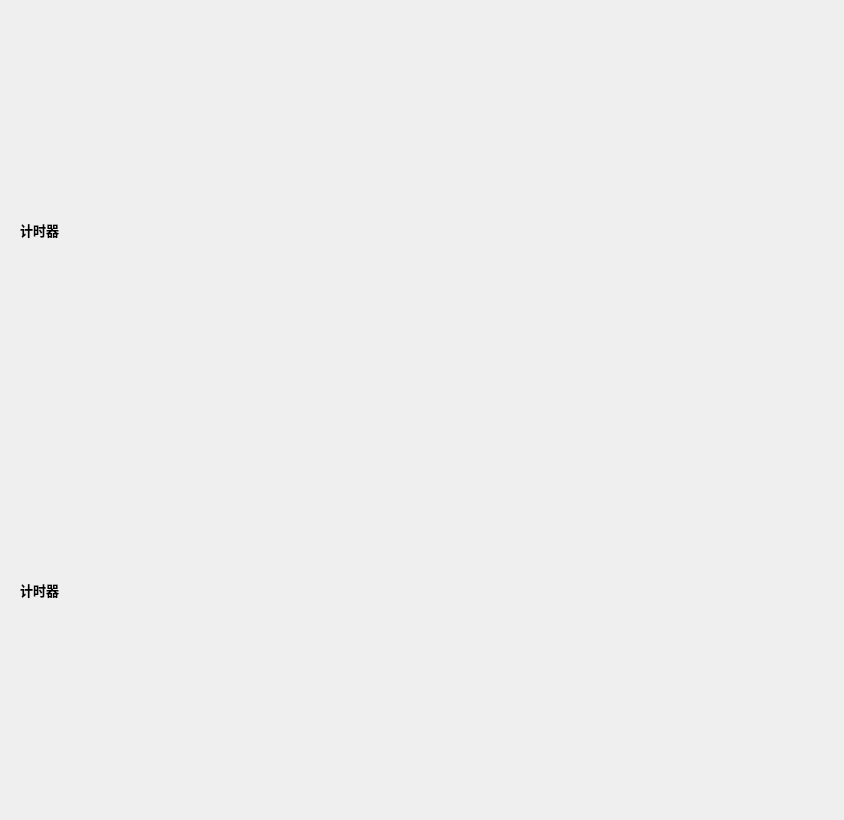
<?xml version="1.0" encoding="UTF-8"?>
<ui version="4.0">
 <class>ChineseChessUI</class>
 <widget class="QWidget" name="ChineseChessUI">
  <property name="geometry">
   <rect>
    <x>0</x>
    <y>0</y>
    <width>844</width>
    <height>820</height>
   </rect>
  </property>
  <property name="minimumSize">
   <size>
    <width>816</width>
    <height>802</height>
   </size>
  </property>
  <property name="windowTitle">
   <string>Form</string>
  </property>
  <property name="autoFillBackground">
   <bool>true</bool>
  </property>
  <property name="styleSheet">
   <string notr="true"/>
  </property>
  <widget class="QWidget" name="CheckerBoard" native="true">
   <property name="geometry">
    <rect>
     <x>9</x>
     <y>9</y>
     <width>822</width>
     <height>802</height>
    </rect>
   </property>
   <property name="styleSheet">
    <string notr="true">border-image: url(:/img/chineseChess/background.png);</string>
   </property>
   <widget class="QLabel" name="label_Jiang">
    <property name="geometry">
     <rect>
      <x>370</x>
      <y>730</y>
      <width>80</width>
      <height>60</height>
     </rect>
    </property>
    <property name="minimumSize">
     <size>
      <width>80</width>
      <height>60</height>
     </size>
    </property>
    <property name="maximumSize">
     <size>
      <width>80</width>
      <height>60</height>
     </size>
    </property>
    <property name="styleSheet">
     <string notr="true">border-image: url(:/img/chineseChess/bjiang.png);</string>
    </property>
    <property name="indent">
     <number>1</number>
    </property>
   </widget>
   <widget class="QLabel" name="label_ShiB2">
    <property name="geometry">
     <rect>
      <x>450</x>
      <y>730</y>
      <width>80</width>
      <height>60</height>
     </rect>
    </property>
    <property name="minimumSize">
     <size>
      <width>80</width>
      <height>60</height>
     </size>
    </property>
    <property name="maximumSize">
     <size>
      <width>80</width>
      <height>60</height>
     </size>
    </property>
    <property name="styleSheet">
     <string notr="true">border-image: url(:/img/chineseChess/bshi.png);</string>
    </property>
    <property name="indent">
     <number>1</number>
    </property>
   </widget>
   <widget class="QLabel" name="label_ZuB3">
    <property name="geometry">
     <rect>
      <x>370</x>
      <y>490</y>
      <width>80</width>
      <height>60</height>
     </rect>
    </property>
    <property name="minimumSize">
     <size>
      <width>80</width>
      <height>60</height>
     </size>
    </property>
    <property name="maximumSize">
     <size>
      <width>80</width>
      <height>60</height>
     </size>
    </property>
    <property name="styleSheet">
     <string notr="true">border-image: url(:/img/chineseChess/bzu.png);</string>
    </property>
    <property name="indent">
     <number>1</number>
    </property>
   </widget>
   <widget class="QLabel" name="label_XiangB2">
    <property name="geometry">
     <rect>
      <x>530</x>
      <y>730</y>
      <width>80</width>
      <height>60</height>
     </rect>
    </property>
    <property name="minimumSize">
     <size>
      <width>80</width>
      <height>60</height>
     </size>
    </property>
    <property name="maximumSize">
     <size>
      <width>80</width>
      <height>60</height>
     </size>
    </property>
    <property name="styleSheet">
     <string notr="true">border-image: url(:/img/chineseChess/bxiang.png);</string>
    </property>
    <property name="indent">
     <number>1</number>
    </property>
   </widget>
   <widget class="QLabel" name="label_ZuB2">
    <property name="geometry">
     <rect>
      <x>210</x>
      <y>490</y>
      <width>80</width>
      <height>60</height>
     </rect>
    </property>
    <property name="minimumSize">
     <size>
      <width>80</width>
      <height>60</height>
     </size>
    </property>
    <property name="maximumSize">
     <size>
      <width>80</width>
      <height>60</height>
     </size>
    </property>
    <property name="styleSheet">
     <string notr="true">border-image: url(:/img/chineseChess/bzu.png);</string>
    </property>
    <property name="indent">
     <number>1</number>
    </property>
   </widget>
   <widget class="QLabel" name="label_ZuB1">
    <property name="geometry">
     <rect>
      <x>50</x>
      <y>490</y>
      <width>80</width>
      <height>60</height>
     </rect>
    </property>
    <property name="minimumSize">
     <size>
      <width>80</width>
      <height>60</height>
     </size>
    </property>
    <property name="maximumSize">
     <size>
      <width>80</width>
      <height>60</height>
     </size>
    </property>
    <property name="styleSheet">
     <string notr="true">border-image: url(:/img/chineseChess/bzu.png);</string>
    </property>
    <property name="indent">
     <number>1</number>
    </property>
   </widget>
   <widget class="QLabel" name="label_CheB1">
    <property name="geometry">
     <rect>
      <x>50</x>
      <y>730</y>
      <width>80</width>
      <height>60</height>
     </rect>
    </property>
    <property name="minimumSize">
     <size>
      <width>80</width>
      <height>60</height>
     </size>
    </property>
    <property name="maximumSize">
     <size>
      <width>80</width>
      <height>60</height>
     </size>
    </property>
    <property name="styleSheet">
     <string notr="true">border-image: url(:/img/chineseChess/bche.png);</string>
    </property>
    <property name="indent">
     <number>1</number>
    </property>
   </widget>
   <widget class="QLabel" name="label_MaB1">
    <property name="geometry">
     <rect>
      <x>130</x>
      <y>730</y>
      <width>80</width>
      <height>60</height>
     </rect>
    </property>
    <property name="minimumSize">
     <size>
      <width>80</width>
      <height>60</height>
     </size>
    </property>
    <property name="maximumSize">
     <size>
      <width>80</width>
      <height>60</height>
     </size>
    </property>
    <property name="styleSheet">
     <string notr="true">border-image: url(:/img/chineseChess/bma.png);</string>
    </property>
    <property name="indent">
     <number>1</number>
    </property>
   </widget>
   <widget class="QLabel" name="label_XiangB1">
    <property name="geometry">
     <rect>
      <x>210</x>
      <y>730</y>
      <width>80</width>
      <height>60</height>
     </rect>
    </property>
    <property name="minimumSize">
     <size>
      <width>80</width>
      <height>60</height>
     </size>
    </property>
    <property name="maximumSize">
     <size>
      <width>80</width>
      <height>60</height>
     </size>
    </property>
    <property name="styleSheet">
     <string notr="true">border-image: url(:/img/chineseChess/bxiang.png);</string>
    </property>
    <property name="indent">
     <number>1</number>
    </property>
   </widget>
   <widget class="QLabel" name="label_ShiB1">
    <property name="geometry">
     <rect>
      <x>290</x>
      <y>730</y>
      <width>80</width>
      <height>60</height>
     </rect>
    </property>
    <property name="minimumSize">
     <size>
      <width>80</width>
      <height>60</height>
     </size>
    </property>
    <property name="maximumSize">
     <size>
      <width>80</width>
      <height>60</height>
     </size>
    </property>
    <property name="styleSheet">
     <string notr="true">border-image: url(:/img/chineseChess/bshi.png);</string>
    </property>
    <property name="indent">
     <number>1</number>
    </property>
   </widget>
   <widget class="QLabel" name="label_ZuB4">
    <property name="geometry">
     <rect>
      <x>530</x>
      <y>490</y>
      <width>80</width>
      <height>60</height>
     </rect>
    </property>
    <property name="minimumSize">
     <size>
      <width>80</width>
      <height>60</height>
     </size>
    </property>
    <property name="maximumSize">
     <size>
      <width>80</width>
      <height>60</height>
     </size>
    </property>
    <property name="styleSheet">
     <string notr="true">border-image: url(:/img/chineseChess/bzu.png);</string>
    </property>
    <property name="indent">
     <number>1</number>
    </property>
   </widget>
   <widget class="QLabel" name="label_PaoB2">
    <property name="geometry">
     <rect>
      <x>610</x>
      <y>570</y>
      <width>80</width>
      <height>60</height>
     </rect>
    </property>
    <property name="minimumSize">
     <size>
      <width>80</width>
      <height>60</height>
     </size>
    </property>
    <property name="maximumSize">
     <size>
      <width>80</width>
      <height>60</height>
     </size>
    </property>
    <property name="styleSheet">
     <string notr="true">border-image: url(:/img/chineseChess/bpao.png);</string>
    </property>
    <property name="indent">
     <number>1</number>
    </property>
   </widget>
   <widget class="QLabel" name="label_CheB2">
    <property name="geometry">
     <rect>
      <x>690</x>
      <y>730</y>
      <width>80</width>
      <height>60</height>
     </rect>
    </property>
    <property name="minimumSize">
     <size>
      <width>80</width>
      <height>60</height>
     </size>
    </property>
    <property name="maximumSize">
     <size>
      <width>80</width>
      <height>60</height>
     </size>
    </property>
    <property name="styleSheet">
     <string notr="true">border-image: url(:/img/chineseChess/bche.png);</string>
    </property>
    <property name="indent">
     <number>1</number>
    </property>
   </widget>
   <widget class="QLabel" name="label_PaoB1">
    <property name="geometry">
     <rect>
      <x>130</x>
      <y>570</y>
      <width>80</width>
      <height>60</height>
     </rect>
    </property>
    <property name="minimumSize">
     <size>
      <width>80</width>
      <height>60</height>
     </size>
    </property>
    <property name="maximumSize">
     <size>
      <width>80</width>
      <height>60</height>
     </size>
    </property>
    <property name="styleSheet">
     <string notr="true">border-image: url(:/img/chineseChess/bpao.png);</string>
    </property>
    <property name="indent">
     <number>1</number>
    </property>
   </widget>
   <widget class="QLabel" name="label_MaB2">
    <property name="geometry">
     <rect>
      <x>610</x>
      <y>730</y>
      <width>80</width>
      <height>60</height>
     </rect>
    </property>
    <property name="minimumSize">
     <size>
      <width>80</width>
      <height>60</height>
     </size>
    </property>
    <property name="maximumSize">
     <size>
      <width>80</width>
      <height>60</height>
     </size>
    </property>
    <property name="styleSheet">
     <string notr="true">border-image: url(:/img/chineseChess/bma.png);</string>
    </property>
    <property name="indent">
     <number>1</number>
    </property>
   </widget>
   <widget class="QLabel" name="label_ZuB5">
    <property name="geometry">
     <rect>
      <x>690</x>
      <y>490</y>
      <width>80</width>
      <height>60</height>
     </rect>
    </property>
    <property name="minimumSize">
     <size>
      <width>80</width>
      <height>60</height>
     </size>
    </property>
    <property name="maximumSize">
     <size>
      <width>80</width>
      <height>60</height>
     </size>
    </property>
    <property name="styleSheet">
     <string notr="true">border-image: url(:/img/chineseChess/bzu.png);</string>
    </property>
    <property name="indent">
     <number>1</number>
    </property>
   </widget>
   <widget class="QLabel" name="label_BingR1">
    <property name="geometry">
     <rect>
      <x>50</x>
      <y>250</y>
      <width>80</width>
      <height>60</height>
     </rect>
    </property>
    <property name="minimumSize">
     <size>
      <width>80</width>
      <height>60</height>
     </size>
    </property>
    <property name="maximumSize">
     <size>
      <width>80</width>
      <height>60</height>
     </size>
    </property>
    <property name="styleSheet">
     <string notr="true">border-image: url(:/img/chineseChess/rbing.png);</string>
    </property>
   </widget>
   <widget class="QLabel" name="label_BingR2">
    <property name="geometry">
     <rect>
      <x>210</x>
      <y>250</y>
      <width>80</width>
      <height>60</height>
     </rect>
    </property>
    <property name="minimumSize">
     <size>
      <width>80</width>
      <height>60</height>
     </size>
    </property>
    <property name="maximumSize">
     <size>
      <width>80</width>
      <height>60</height>
     </size>
    </property>
    <property name="styleSheet">
     <string notr="true">border-image: url(:/img/chineseChess/rbing.png);</string>
    </property>
   </widget>
   <widget class="QLabel" name="label_BingR3">
    <property name="geometry">
     <rect>
      <x>370</x>
      <y>250</y>
      <width>80</width>
      <height>60</height>
     </rect>
    </property>
    <property name="minimumSize">
     <size>
      <width>80</width>
      <height>60</height>
     </size>
    </property>
    <property name="maximumSize">
     <size>
      <width>80</width>
      <height>60</height>
     </size>
    </property>
    <property name="styleSheet">
     <string notr="true">border-image: url(:/img/chineseChess/rbing.png);</string>
    </property>
   </widget>
   <widget class="QLabel" name="label_BingR4">
    <property name="geometry">
     <rect>
      <x>530</x>
      <y>250</y>
      <width>80</width>
      <height>60</height>
     </rect>
    </property>
    <property name="minimumSize">
     <size>
      <width>80</width>
      <height>60</height>
     </size>
    </property>
    <property name="maximumSize">
     <size>
      <width>80</width>
      <height>60</height>
     </size>
    </property>
    <property name="styleSheet">
     <string notr="true">border-image: url(:/img/chineseChess/rbing.png);</string>
    </property>
   </widget>
   <widget class="QLabel" name="label_PaoR2">
    <property name="geometry">
     <rect>
      <x>610</x>
      <y>170</y>
      <width>80</width>
      <height>60</height>
     </rect>
    </property>
    <property name="minimumSize">
     <size>
      <width>80</width>
      <height>60</height>
     </size>
    </property>
    <property name="maximumSize">
     <size>
      <width>80</width>
      <height>60</height>
     </size>
    </property>
    <property name="styleSheet">
     <string notr="true">border-image: url(:/img/chineseChess/rpao.png);</string>
    </property>
   </widget>
   <widget class="QLabel" name="label_BingR5">
    <property name="geometry">
     <rect>
      <x>690</x>
      <y>250</y>
      <width>80</width>
      <height>60</height>
     </rect>
    </property>
    <property name="minimumSize">
     <size>
      <width>80</width>
      <height>60</height>
     </size>
    </property>
    <property name="maximumSize">
     <size>
      <width>80</width>
      <height>60</height>
     </size>
    </property>
    <property name="styleSheet">
     <string notr="true">border-image: url(:/img/chineseChess/rbing.png);</string>
    </property>
   </widget>
   <widget class="QLabel" name="label_PaoR1">
    <property name="geometry">
     <rect>
      <x>130</x>
      <y>170</y>
      <width>80</width>
      <height>60</height>
     </rect>
    </property>
    <property name="minimumSize">
     <size>
      <width>80</width>
      <height>60</height>
     </size>
    </property>
    <property name="maximumSize">
     <size>
      <width>80</width>
      <height>60</height>
     </size>
    </property>
    <property name="styleSheet">
     <string notr="true">border-image: url(:/img/chineseChess/rpao.png);</string>
    </property>
   </widget>
   <widget class="QLabel" name="label_JunR1">
    <property name="geometry">
     <rect>
      <x>50</x>
      <y>10</y>
      <width>80</width>
      <height>60</height>
     </rect>
    </property>
    <property name="minimumSize">
     <size>
      <width>80</width>
      <height>60</height>
     </size>
    </property>
    <property name="maximumSize">
     <size>
      <width>80</width>
      <height>60</height>
     </size>
    </property>
    <property name="styleSheet">
     <string notr="true">border-image: url(:/img/chineseChess/rche.png);</string>
    </property>
   </widget>
   <widget class="QLabel" name="label_JunR2">
    <property name="geometry">
     <rect>
      <x>690</x>
      <y>10</y>
      <width>80</width>
      <height>60</height>
     </rect>
    </property>
    <property name="minimumSize">
     <size>
      <width>80</width>
      <height>60</height>
     </size>
    </property>
    <property name="maximumSize">
     <size>
      <width>80</width>
      <height>60</height>
     </size>
    </property>
    <property name="styleSheet">
     <string notr="true">border-image: url(:/img/chineseChess/rche.png);</string>
    </property>
   </widget>
   <widget class="QLabel" name="label_MaR1">
    <property name="geometry">
     <rect>
      <x>130</x>
      <y>10</y>
      <width>80</width>
      <height>60</height>
     </rect>
    </property>
    <property name="minimumSize">
     <size>
      <width>80</width>
      <height>60</height>
     </size>
    </property>
    <property name="maximumSize">
     <size>
      <width>80</width>
      <height>60</height>
     </size>
    </property>
    <property name="styleSheet">
     <string notr="true">border-image: url(:/img/chineseChess/rma.png);</string>
    </property>
   </widget>
   <widget class="QLabel" name="label_XiangR1">
    <property name="geometry">
     <rect>
      <x>210</x>
      <y>10</y>
      <width>80</width>
      <height>60</height>
     </rect>
    </property>
    <property name="minimumSize">
     <size>
      <width>80</width>
      <height>60</height>
     </size>
    </property>
    <property name="maximumSize">
     <size>
      <width>80</width>
      <height>60</height>
     </size>
    </property>
    <property name="styleSheet">
     <string notr="true">border-image: url(:/img/chineseChess/rxiang.png);</string>
    </property>
   </widget>
   <widget class="QLabel" name="label_MaR2">
    <property name="geometry">
     <rect>
      <x>610</x>
      <y>10</y>
      <width>80</width>
      <height>60</height>
     </rect>
    </property>
    <property name="minimumSize">
     <size>
      <width>80</width>
      <height>60</height>
     </size>
    </property>
    <property name="maximumSize">
     <size>
      <width>80</width>
      <height>60</height>
     </size>
    </property>
    <property name="styleSheet">
     <string notr="true">border-image: url(:/img/chineseChess/rma.png);</string>
    </property>
   </widget>
   <widget class="QLabel" name="label_XiangR2">
    <property name="geometry">
     <rect>
      <x>530</x>
      <y>10</y>
      <width>80</width>
      <height>60</height>
     </rect>
    </property>
    <property name="minimumSize">
     <size>
      <width>80</width>
      <height>60</height>
     </size>
    </property>
    <property name="maximumSize">
     <size>
      <width>80</width>
      <height>60</height>
     </size>
    </property>
    <property name="styleSheet">
     <string notr="true">border-image: url(:/img/chineseChess/rxiang.png);</string>
    </property>
   </widget>
   <widget class="QLabel" name="label_ShiR1">
    <property name="geometry">
     <rect>
      <x>290</x>
      <y>10</y>
      <width>80</width>
      <height>60</height>
     </rect>
    </property>
    <property name="minimumSize">
     <size>
      <width>80</width>
      <height>60</height>
     </size>
    </property>
    <property name="maximumSize">
     <size>
      <width>80</width>
      <height>60</height>
     </size>
    </property>
    <property name="styleSheet">
     <string notr="true">border-image: url(:/img/chineseChess/rshi.png);</string>
    </property>
   </widget>
   <widget class="QLabel" name="label_ShiR2">
    <property name="geometry">
     <rect>
      <x>450</x>
      <y>10</y>
      <width>80</width>
      <height>60</height>
     </rect>
    </property>
    <property name="minimumSize">
     <size>
      <width>80</width>
      <height>60</height>
     </size>
    </property>
    <property name="maximumSize">
     <size>
      <width>80</width>
      <height>60</height>
     </size>
    </property>
    <property name="styleSheet">
     <string notr="true">border-image: url(:/img/chineseChess/rshi.png);</string>
    </property>
   </widget>
   <widget class="QLabel" name="label_Shuai">
    <property name="geometry">
     <rect>
      <x>370</x>
      <y>10</y>
      <width>80</width>
      <height>60</height>
     </rect>
    </property>
    <property name="minimumSize">
     <size>
      <width>80</width>
      <height>60</height>
     </size>
    </property>
    <property name="maximumSize">
     <size>
      <width>80</width>
      <height>60</height>
     </size>
    </property>
    <property name="styleSheet">
     <string notr="true">border-image: url(:/img/chineseChess/icon.png);</string>
    </property>
   </widget>
   <widget class="QLabel" name="label_RTime">
    <property name="geometry">
     <rect>
      <x>0</x>
      <y>200</y>
      <width>61</width>
      <height>41</height>
     </rect>
    </property>
    <property name="font">
     <font>
      <family>Microsoft PhagsPa</family>
      <pointsize>10</pointsize>
      <weight>75</weight>
      <bold>true</bold>
     </font>
    </property>
    <property name="styleSheet">
     <string notr="true">border-image: url(:/img/chineseChess/timeBG.png);</string>
    </property>
    <property name="text">
     <string>计时器</string>
    </property>
    <property name="scaledContents">
     <bool>true</bool>
    </property>
    <property name="alignment">
     <set>Qt::AlignCenter</set>
    </property>
    <property name="indent">
     <number>4</number>
    </property>
   </widget>
   <widget class="QLabel" name="label_BTime">
    <property name="geometry">
     <rect>
      <x>0</x>
      <y>560</y>
      <width>61</width>
      <height>41</height>
     </rect>
    </property>
    <property name="font">
     <font>
      <family>Microsoft PhagsPa</family>
      <pointsize>10</pointsize>
      <weight>75</weight>
      <bold>true</bold>
     </font>
    </property>
    <property name="styleSheet">
     <string notr="true">border-image: url(:/img/chineseChess/timeBG.png);</string>
    </property>
    <property name="text">
     <string>计时器</string>
    </property>
    <property name="scaledContents">
     <bool>true</bool>
    </property>
    <property name="alignment">
     <set>Qt::AlignCenter</set>
    </property>
    <property name="indent">
     <number>4</number>
    </property>
   </widget>
  </widget>
 </widget>
 <resources/>
 <connections/>
</ui>
